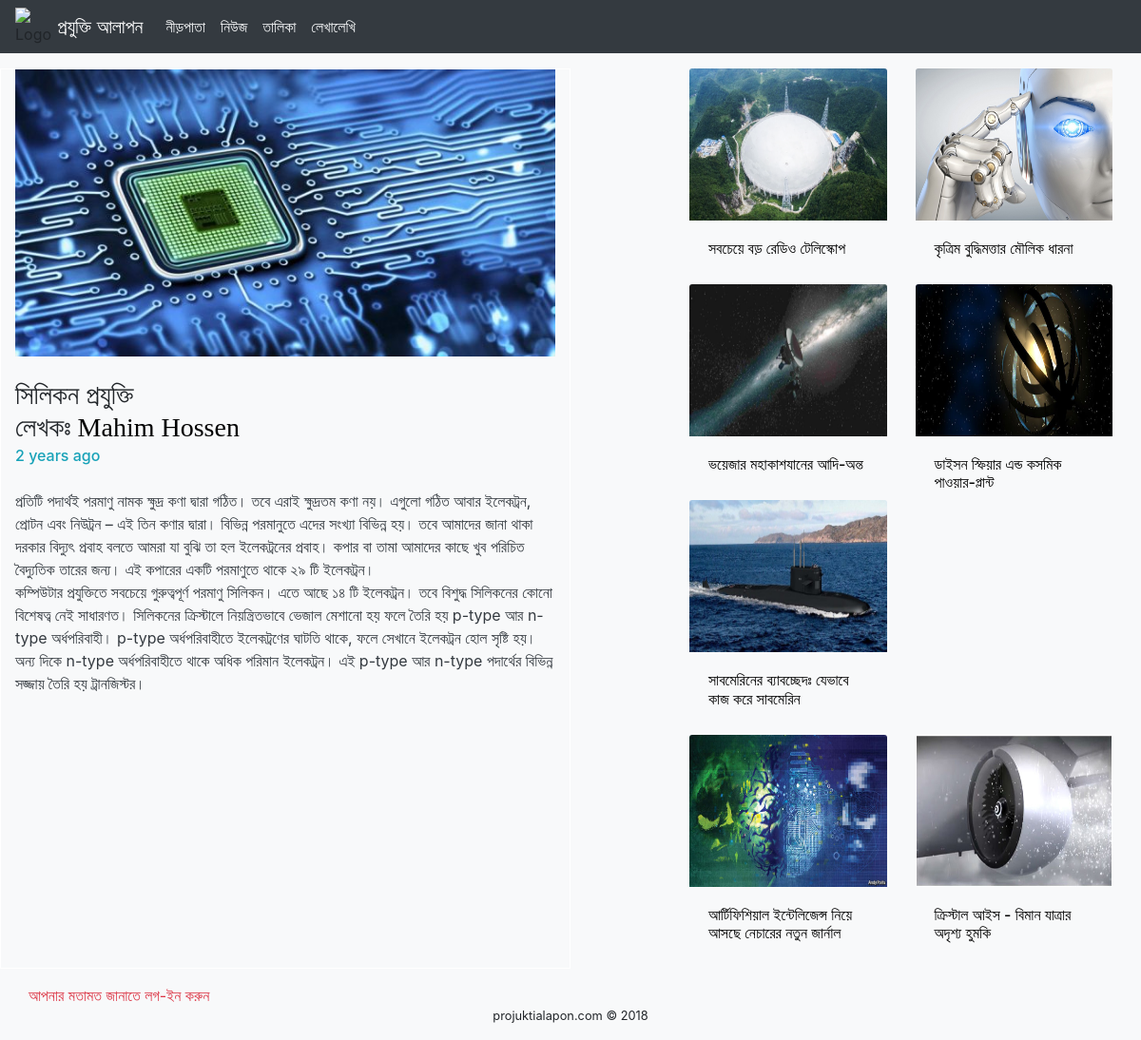
Page /project/read.php?ID=1 on the committed database.
### tables this page shows
CREATE TABLE `picture` (
  `pic_id` int(11) NOT NULL,
  `post_id` int(11) NOT NULL,
  `user_id` int(11) NOT NULL,
  `caption` varchar(300) NOT NULL,
  `pic` varchar(512) NOT NULL
);

CREATE TABLE `posts` (
  `post_id` int(11) NOT NULL,
  `user_id` int(11) NOT NULL,
  `title` mediumtext NOT NULL,
  `date` date NOT NULL,
  `content` mediumtext NOT NULL,
  `state` int(1) NOT NULL
);

CREATE TABLE `user_list` (
  `id` int(11) NOT NULL,
  `username` varchar(30) NOT NULL,
  `firstname` varchar(30) NOT NULL,
  `lastname` varchar(30) NOT NULL,
  `password` varchar(44) NOT NULL,
  `email` varchar(255) NOT NULL,
  `state` int(1) NOT NULL,
  `admin` int(1) NOT NULL
);

### project/read.php (the view, shortened to what this page needs)
<!DOCTYPE html>
<?php
    if(isset($_GET['ID'])){
        include_once "includes/connect_db.php";
        $iid = $_GET['ID'];
        mysqli_query($conn,'SET CHARACTER SET utf8');
        mysqli_query($conn,"SET SESSION collation_connection ='utf8_general_ci'");
    }
    else{
        header('location: index.php?id=not_set');
    }
    function time_elapsed_string($datetime, $full = false) {
        $now = new DateTime;
        $ago = new DateTime($datetime);
        $diff = $now->diff($ago);
        $diff->w = floor($diff->d / 7);
        $string = array(
            'y' => 'year',
            'm' => 'month',
            'w' => 'week',
            'd' => 'day',
            'h' => 'hour',
            'i' => 'minute',
            's' => 'second',
        );
        if (!$full) $string = array_slice($string, 0, 1);
        return $string ? implode(', ', $string) . ' ago' : 'just now';
    }
?>
<html>
<?php include_once 'header.php';?>
<body class="bg-light">
    <?php include_once 'navbar.php'; ?>
    <div class="container-fluid">
        <?php
            $sql1 = "select * from posts where post_id=$iid";
            $res1 = mysqli_query($conn,$sql1);
            $article = mysqli_fetch_assoc($res1);
            $sql2 = "select * from user_list where id=".$article['user_id'].";";
            $res2 = mysqli_query($conn,$sql2);
            $writer = mysqli_fetch_assoc($res2);
            $writer_name = $writer['firstname']." ".$writer['lastname'];
            $writer_id= $writer['id'];
            $sql3 = "select * from picture where post_id=".$article['post_id'].";";
            $res3 = mysqli_query($conn,$sql3);
            $img = mysqli_fetch_assoc($res3);
            $loc = "uploads/".$img['pic'];
        ?>
        <div class="row py-3">
            <div class="col-xl-6   border border-white">
               <?php echo "<img class='img-fluid align-items-stretch' src=$loc style='height:; width:100%;'>" ?><br><br>
                <h class="h3 py-2"><?php echo $article['title']; ?></h>
                <br>
                <h class="h3" style="font-family:ekush;">লেখকঃ <?php echo "<a href='person.php?userid=$writer_id' style='text-decoration:none;color:black;'>$writer_name</a>" ?></h>
                <br>
                <h class="h6 py-2 text-info"><?php echo time_elapsed_string($article['date']); ?></h>
                <br><br>
                <p class="text-dark"><?php echo $article['content']; ?></p>
            </div>
            <div class="col">
                <?php
                    $sql = "select * from posts where state=1;";
                    $res = mysqli_query($conn,$sql);
                    $i=0;
                    while($row = mysqli_fetch_assoc($res)){
                        $id = $row['post_id'];
                        if($id!=$iid){
                            $sql2 = "select * from picture where post_id=$id;";
                            $res2 = mysqli_query($conn,$sql2);
                            $pic = mysqli_fetch_assoc($res2);
                            $loc = "uploads/".$pic['pic'];
                            echo
                                "<div class='col-md-5 float-right'>
                                    <a href='read.php?ID=$id' style='text-decoration:none;'>
                                    <img class='card-img-top' src=$loc alt='Card image' style='height:10rem;widht:6px;'></a>
                                    <div class='card-body'>
                                        <a href='read.php?ID=$id' style='text-decoration:none;color:black;'>
                                        <h4 class='h6'>".$row['title']."</h4></a>
                                    </div>
                                </div>";
                            $i = $i+1;
                        }
                        if($i>6){break;}
                    }
                ?>
            </div>
        </div>
        <div class="col-xl-6 col-sm-8">
            <?php
                if(isset($_SESSION['id'])){
                    echo "<button class='btn btn-info bg-light text-dark'><img src='res/star1.png' style='width:20px'; height:20px;> পছন্দ</button><br><br><h5 class=' h5 text-danger'>মন্তব্য<h5>";
                    $query1 = "select * from comment where post_id=$iid";
                    $inject1 = mysqli_query($conn,$query1);
                    while($take1 = mysqli_fetch_assoc($inject1)){
                        $person_id = $take1['user_id'];
                        $query2 = "select * from user_list where id=$person_id;";
                        $inject2 = mysqli_query($conn,$query2);
                        $take2 = mysqli_fetch_assoc($inject2);
                        $person = $take2['firstname']." ".$take2['lastname'];
                        $comment = $take1['text'];
                        $time = $take1['date'];
                        echo "<div class='card-body border border-info rounded'>
                              <a href='person.php?userid=$person_id' style='text-decoration:none;color:black;'>
                                <h5 class='h5 card-title'>".$person."</h5></a>
                                <p class='h6 card-text'>$comment</p>
                                <p class='text-left small'>$time<a class='text-right' style='font-size:12px;' href='report.php'>রিপোর্ট</a></p>
                              </div>";
                    }
                    echo "<br>
                            <div class='col'>
                                <form class='form-group' method='post' action='includes/com.inc.php'>
                                    <textarea class='form-control' rows='2' name='com'></textarea>
                                    <br>
                                    <button class='btn btn-outline-primary' type='submit' name='submit_com' value=$iid>মন্তব্য</button>
                                </form>
                            </div>";
                }
                else{
                    echo "<a href='login_page.php'><h class='text-danger'>আপনার মতামত জানাতে লগ-ইন করুন</h></a>";
                }
            ?>
        </div>
        </div>
    <div class="col text-center small"><p>projuktialapon.com &#169; 2018</p></div>
</body>
</html>

### rows in the picture
picture: pic (picture)
posts: title "সিলিকন প্রযুক্তি", date "2 years ago", content "প্রতিটি পদার্থই পরমাণু নামক ক্ষুদ্র কণা দ্বারা গঠিত। তবে এরাই ক্ষুদ্রতম কণা নয়। এগুলো গঠিত আবার ইলেকট্রন, প্রোটন এবং নিউট্রন – এই তিন কণার দ্বারা। বিভিন্ন পরমানুতে এদের সংখ্যা বিভিন্ন হয়। তবে আমাদের জানা থাকা দরকার বিদ্যুৎ প্রবাহ বলতে আমরা যা বুঝি তা হল ইলেকট্রনের প্রবাহ। কপার বা তামা আমাদের কাছে খুব পরিচিত বৈদ্যুতিক তারের জন্য। এই কপারের একটি পরমাণুতে থাকে ২৯ টি ইলেকট্রন। কম্পিউটার প্রযুক্তিতে সবচেয়ে গুরুত্বপূর্ণ পরমাণু সিলিকন। এতে আছে ১৪ টি ইলেকট্রন। তবে বিশুদ্ধ সিলিকনের কোনো বিশেষত্ব নেই সাধারণত। সিলিকনের ক্রিস্টালে নিয়ন্ত্রিতভাবে ভেজাল মেশানো হয় ফলে তৈরি হয় p-type আর n-type অর্ধপরিবাহী। p-type অর্ধপরিবাহীতে ইলেকট্রণের ঘাটতি থাকে, ফলে সেখানে ইলেকট্রন হোল সৃষ্টি হয়। অন্য দিকে n-type…"
user_list: writer_name "Mahim Hossen"
posts: picture.pic (picture), title "কৃত্রিম বুদ্ধিমত্তার মৌলিক ধারনা"
posts: picture.pic (picture), title "সবচেয়ে বড় রেডিও টেলিস্কোপ"
posts: picture.pic (picture), title "ডাইসন স্ফিয়ার এন্ড কসমিক পাওয়ার-প্লান্ট"
posts: picture.pic (picture), title "ভয়েজার মহাকাশযানের আদি-অন্ত"
posts: picture.pic (picture), title "সাবমেরিনের ব্যাবচ্ছেদঃ যেভাবে কাজ করে সাবমেরিন"
posts: picture.pic (picture), title "ক্রিস্টাল আইস - বিমান যাত্রার অদৃশ্য হুমকি"
posts: picture.pic (picture), title "আর্টিফিশিয়াল ইন্টেলিজেন্স নিয়ে আসছে নেচারের নতুন জার্নাল"
